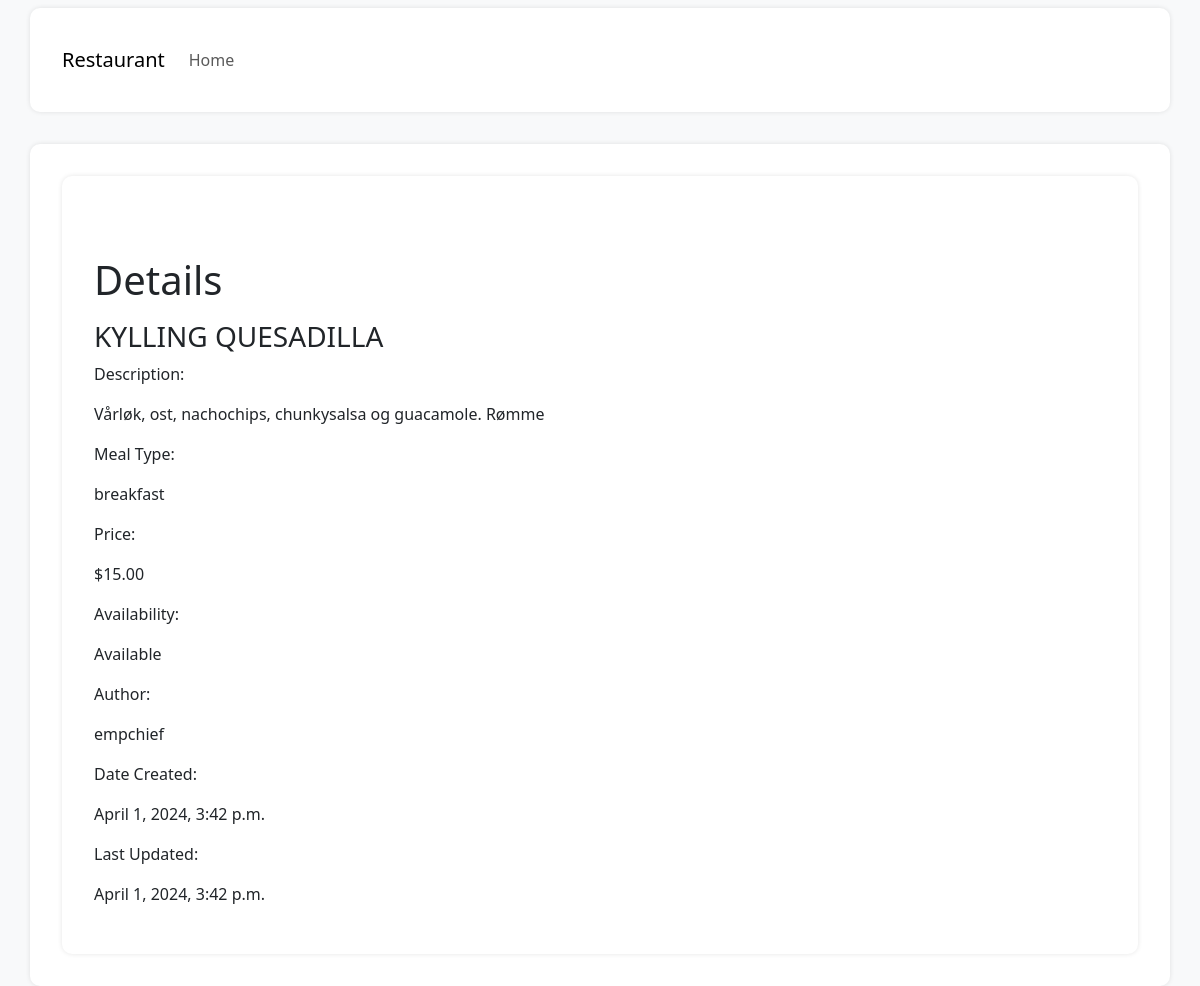
Screenshot of /dish/5/ with the database file from the repository.
### resturant/models.py (models this page shows, shortened)
class Dish(models.Model):
    MEAL_TYPES = (
        ('breakfast', 'Breakfast'),
        ('lunch', 'Lunch'),
        ('dinner', 'Dinner'),
        ('snack', 'Snack'),
        ('other', 'Other'),
    )
    AVAILABILITY_STATUS = (
        (0, 'Available'),
        (1, 'Unavailable'),
    )
    name = models.CharField(max_length=100, unique=True)
    description = models.TextField(blank=True, null=True)
    price = models.DecimalField(decimal_places=2, max_digits=8)
    meal_type = models.CharField(choices=MEAL_TYPES, max_length=10)
    author = models.ForeignKey(User, on_delete=models.PROTECT)
    availability_status = models.PositiveSmallIntegerField(
        choices=AVAILABILITY_STATUS, default=0)
    date_created = models.DateTimeField(auto_now_add=True)
    date_updated = models.DateTimeField(auto_now=True)

### resturant/views.py (the view)
# urls.py: path('dish/<int:pk>/', views.MenuDetail.as_view(), name='dish_detail'),
class MenuDetail(generic.DetailView):
    model = Dish
    template_name = 'resturant/menu_detail.html'

### resturant/templates/resturant/menu_detail.html (shortened to what this page needs)
{% extends 'resturant/base.html' %}
{% block content %}
<div class="container">
    <h1 class="mt-5">Details</h1>
    <div class="dish-details">
        <div class="row">
            <div class="col-md-6">
                <h3>{{ dish.name }}</h3>
                <p class="label">Description:</p>
                <p>{{ dish.description }}</p>
                <p class="label">Meal Type:</p>
                <p>{{ dish.meal_type }}</p>
                <p class="label">Price:</p>
                <p>${{ dish.price }}</p>
                <p class="label">Availability:</p>
                {% if dish.availability_status == 0 %}
                    <p>Available</p>
                {% else %}
                    <p class="unavailable">Unavailable</p>
                {% endif %}
                <p class="label">Author:</p>
                <p>{{ dish.author.username }}</p>
                <p class="label">Date Created:</p>
                <p>{{ dish.date_created }}</p>
                <p class="label">Last Updated:</p>
                <p>{{ dish.date_updated }}</p>
            </div>
        </div>
    </div>
</div>
{% endblock %}

### resturant/templates/resturant/base.html (style rules this page uses)
body { background-color: #f8f9fa; }
.container { padding: 2rem 2rem; background-color: #fff; border-radius: 10px; box-shadow: 0 0 5px rgba(0, 0, 0, 0.1); }
h1 { font-size: 2.5rem; margin-bottom: 1rem; }

### rows the page displays
Dish: name "KYLLING QUESADILLA", description "Vårløk, ost, nachochips, chunkysalsa og guacamole. Rømme", meal_type "breakfast", price "15.00", author.username "empchief", date_created "April 1, 2024, 3:42 p.m.", date_updated "April 1, 2024, 3:42 p.m."
